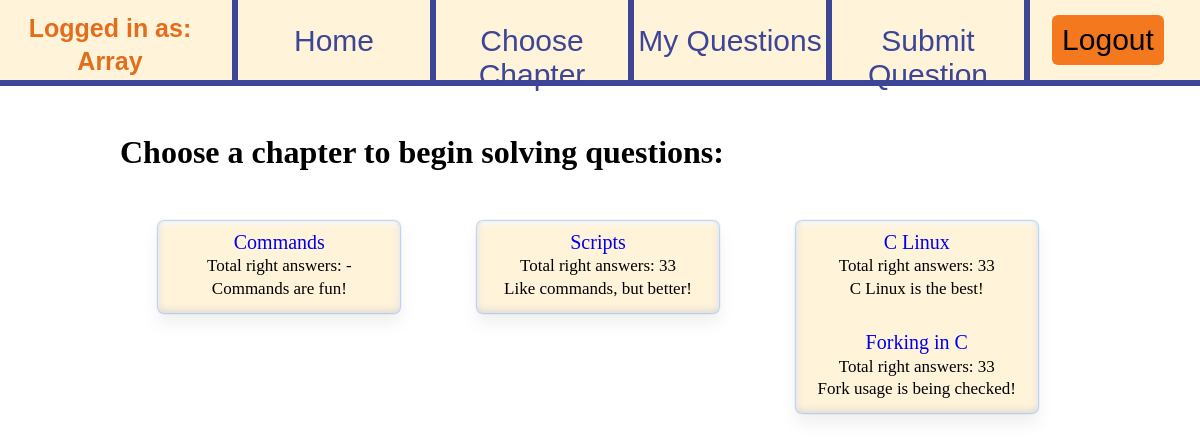
The app's page /mvc/public/choose_chapter (signed in) with its own data.
### tables this page shows
CREATE TABLE `chapters` (
  `id` int(11) NOT NULL,
  `name` varchar(50) NOT NULL,
  `description` varchar(150) NOT NULL,
  `status` varchar(20) NOT NULL
);

CREATE TABLE `chapter_21` (
  `user_id` int(11) NOT NULL,
  `right_answers` int(11) NOT NULL DEFAULT '0',
  `last_question_id` int(11) NOT NULL,
  `posted_questions` int(11) NOT NULL DEFAULT '0',
  `deleted_questions` int(11) NOT NULL DEFAULT '0',
  `code_reveals` int(11) NOT NULL DEFAULT '0'
);

### mvc/app/core/App.php (called while the page is built, shortened)
<?php
class App
{
    protected $method = 'index';
    public function __construct()
    {
        $url = $this->parseUrl();
        if(file_exists('../app/controllers/' . $url[0] . '.php'))
        {
            unset($url[0]);
        }
        $this->controller = new $this->controller;
        $this->params = $url ? array_values ($url) : [];
        call_user_func_array([$this->controller, $this->method], $this->params);
    }
    public function parseUrl()
    {
        if(isset($_GET['url']))
        {
            return $url = explode('/',filter_var(rtrim($_GET['url'],'/'), FILTER_SANITIZE_URL));
        }
    }
}

### mvc/public/index.php (called while the page is built, shortened)
<?php
require_once '../app/core/Controller.php';
$app=new App;

### mvc/app/core/Controller.php (called while the page is built, shortened)
<?php
class Controller
{
    protected function view($view, $data = false)
    {
        require_once '../app/views/' . $view . '.php';
    }
    protected function check_login(){
        $this->session_is_admin=$_SESSION['is_admin'];
    }
}

### mvc/app/controllers/choose_chapter.php (the view, shortened to what this page needs)
<?php
class Choose_Chapter extends Controller
{
    private $chapters;
    private $chapters_nr;
    public function index()
    {
        $error_msg=$this->session_extract("error_msg",true);
        $this->get_chapters();
        $this->view('home/choose_chapter',['title_message'=>self::TITLE_MESSAGE,'error_msg' => $error_msg,'chapters' => $this->chapters,'chapters_nr' => $this->chapters_nr]);
    }
    private function get_chapters(){
        $config=$this->model('JSONConfig');
        $db_host=$config->get('db','host');
        $db_user=$config->get('db','user');
        $db_pass=$config->get('db','pass');
        $db_name=$config->get('db','name');
        $db_connection=$this->model('DBConnection');
        $db_connection_aux=$this->model('DBConnection');
        $link=$db_connection->connect($db_host,$db_user,$db_pass,$db_name);
        $link_aux=$db_connection_aux->connect($db_host,$db_user,$db_pass,$db_name);
        if($this->session_is_admin==true){
            $query="SELECT id,`name`,`description` FROM chapters ORDER BY id";
        }else{
            $query="SELECT id,`name`,`description` FROM chapters WHERE `status`='posted' ORDER BY id";
        }
        $sql=$link->prepare($query);
        $sql->execute();
        $sql->bind_result($chapter_id,$chapter_name,$chapter_description);
        $this->chapters_nr=0;
        $chapter_id_aux=0;
        while($sql->fetch()){
            $sql_aux=$link_aux->prepare('SELECT right_answers FROM chapter_' . (string)$chapter_id . ' WHERE `user_id`=?');
            $sql_aux->bind_param('i', $this->session_user_id);
            $sql_aux->execute();
            $sql_aux->bind_result($right_answers);
            if(empty($right_answers)){
                $right_answers="-";
            }
            if(floor($chapter_id/10)>floor($chapter_id_aux/10)){
                if($chapter_id_aux==0){
                    $this->chapters[$this->chapters_nr] = "<div class='chapter'>
                                                            <a href='chapter_" . (string)$chapter_id . "_solve'>" . $chapter_name . "</a>
                                                            <p class='rightAnswers'>Total right answers: " . (string)$right_answers ." </p>
                                                            <p class='chapterDescription'>" . $chapter_description . "</p>
                                                           ";
                }else{
                    $this->chapters[$this->chapters_nr] = "</div>
                                                        <div class='chapter'>
                                                        <a href='chapter_" . (string)$chapter_id . "_solve'>" . $chapter_name . "</a>
                                                        <p class='rightAnswers'>Total right answers: " . (string)$right_answers ." </p>
                                                        <p class='chapterDescription'>" . $chapter_description . "</p>
                                                        ";
                }
                $chapter_id_aux=$chapter_id;
            }else{
                $this->chapters[$this->chapters_nr] =  "<br>
                                                        <a href='chapter_" . (string)$chapter_id . "_solve'>" . $chapter_name . "</a>
                                                        <p class='rightAnswers'>Total right answers: " . (string)$right_answers ." </p>
                                                        <p class='chapterDescription'>" . $chapter_description . "</p>
                                                        ";
            }
            $this->chapters_nr=$this->chapters_nr+1;
        }
        $this->chapters[$this->chapters_nr] = "</div>";
    }
}

### mvc/app/views/home/choose_chapter.php (shortened to what this page needs)
<!DOCTYPE html>
<html lang="en">
<head>
    <link rel="stylesheet" href="resources/stylesheets/header.css" type="text/css" />
    <link rel="stylesheet" href="resources/stylesheets/choose_chapter.css" type="text/css" />
    </head>
<body>
<?php
    include "header.php"
?>
    <div class="chaptersBox">
        <h1><?php echo $data['title_message'] ?></h1>
        <?php
            for($i=0;$i<=$data['chapters_nr'];$i++){
                echo $data['chapters'][$i];
            }
        ?>
    </div>
</body>
</html>

### mvc/public/resources/stylesheets/choose_chapter.css (style rules this page uses)
.chaptersBox { width: 80%; height: 600px; margin-left: auto; margin-right: auto; }
.chaptersBox h1 { margin-top: 5%; }
.chaptersBox .chapter { text-align: center; background-color: #fff3da; margin-left: 4%; margin-right: 4%; width: 25.2%; box-sizing: border-box; border-radius: 6px; box-shadow: 0 0px 2px 0 #1d67f0, 0 10px 15px 0 rgba(126, 126, 126, 0.12), 0 -2px 6px 1px rgba(199, 199, 199, 0.55) inset, 0 2px 4px 2px rgba(255, 255, 255, 0.83) inset; float: left; margin-top: 3%; padding-top: 1%; }
.chaptersBox .chapter a { font-size: 20px; text-decoration: none; }
.chaptersBox .chapter .rightAnswers { font-size: 17px; margin: 0.5%; margin-top: 1%; text-decoration: none; }
.chaptersBox .chapter .chapterDescription { font-size: 17px; margin-top: 1%; margin-bottom: 6%; text-decoration: none; }

### records on screen
chapters: name "Commands", description "Commands are fun!"
chapters: name "Scripts", description "Like commands, but better!"
chapter_21: right_answers "33"
chapters: name "C Linux", description "C Linux is the best!"
chapters: name "Forking in C", description "Fork usage is being checked!"

### other values on screen
$_SESSION["user"] "Array"
$data['title_message'] "Choose a chapter to begin solving questions:"
